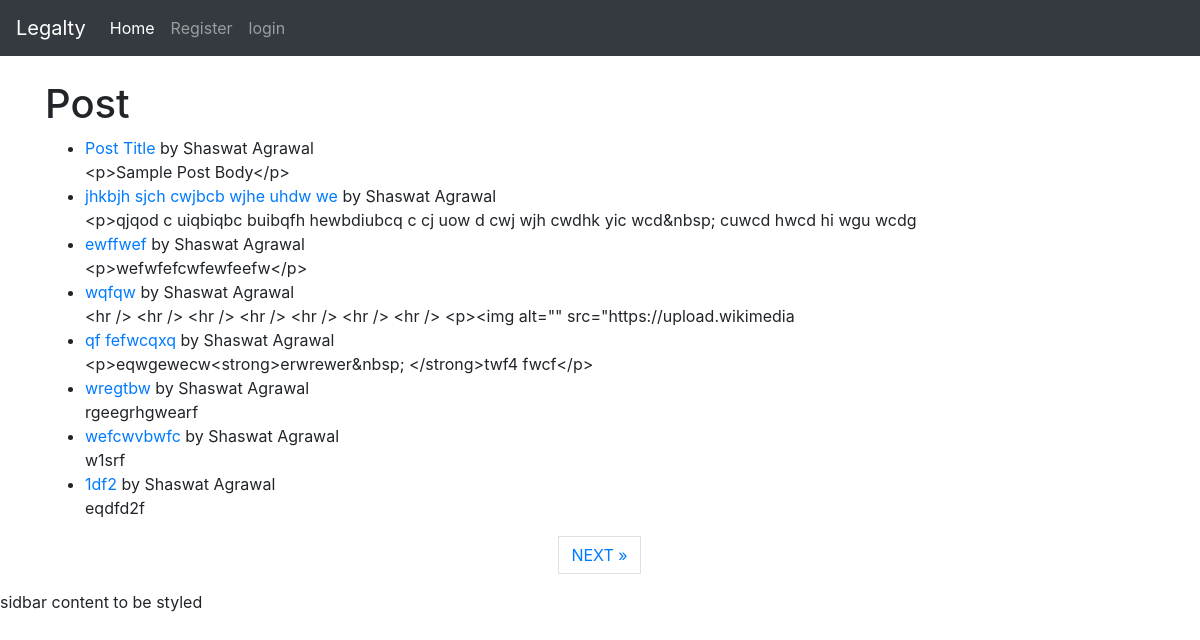
/, run on an earlier commit of the app's database.
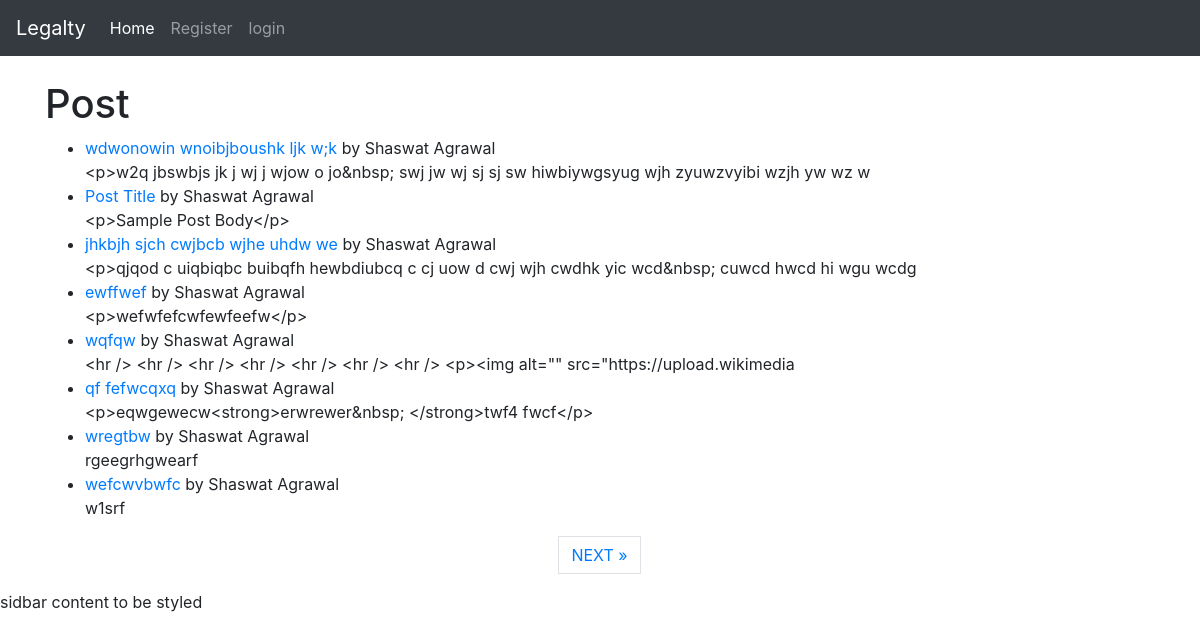
And on a later commit of the database.
### posts/models.py (models this page shows, shortened)
class Post( models.Model):
    STATUS_CHOICES = (
        ('created' , 'Created')
    )
    title = models.CharField( max_length = 250 )
    title_tag = models.CharField(max_length=250)
    author = models.ForeignKey( User , on_delete=models.CASCADE )
    body = RichTextField   ( blank=True , null=True)
    created = models.DateTimeField( default= timezone.now )
    slug = models.SlugField( max_length= 300 , unique_for_date='created' )
    likes = models.ManyToManyField( User , related_name='post_likes')
    class Meta:
        ordering = ('-created',)

### posts/views.py (the view)
# urls.py: path('' , HomeView.as_view() , name='home') ,
class HomeView( ListView ):
    model = Post
    template_name = 'home.html'
    paginate_by = 8

### posts/templates/home.html (shortened to what this page needs)
{% extends 'base.html' %}
{% block content %}
    <h1>Post</h1>
<ul>
{% for post in object_list %}
    <li> <a href="{% url 'post-details' post.pk  %}" > {{ post.title }} </a> by {{ post.author.first_name }} {{ post.author.last_name }} <br/>
        {{ post.body|slice:':100' }}
    </li>
{% endfor %}
</ul>
{% if is_paginated %}
  <ul class="pagination justify-content-center">
    {% if page_obj.has_next %}
    <li><a href="?page={{ page_obj.next_page_number }}" class="page-link"> NEXT &raquo;</a></li>
    {% endif %}
  </ul>
</div>
{% endif %}
  {% endblock %}

What changed in the data, as far as the page shows it:
no longer on this page (row unchanged): Post: title "1df2", author.first_name "Shaswat", author.last_name "Agrawal", body "eqdfd2f"
added Post: title "wdwonowin wnoibjboushk ljk w;k", author.first_name "Shaswat", author.last_name "Agrawal", body "<p>w2q jbswbjs jk j wj j wjow o jo&nbsp; swj jw wj sj sj sw hiwbiywgsyug wjh zyuwzvyibi wzjh yw wz w"
